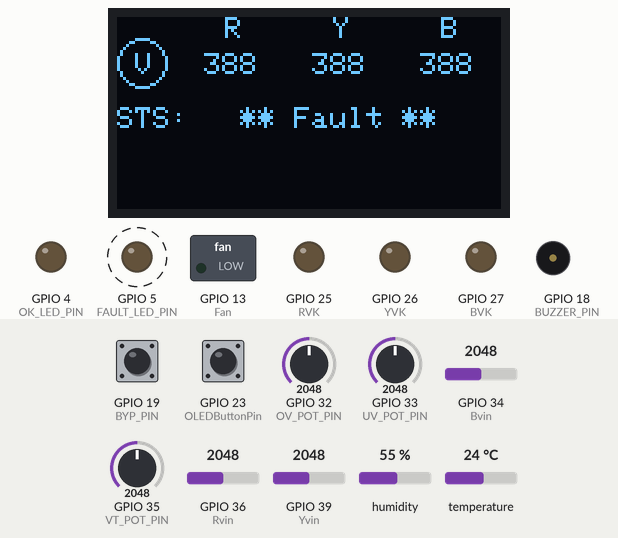
Recording of a sketch running on a simulated ESP32. Parts: 128×64 one-colour display, switched loads named in the sketch (green lamp = pin HIGH), output pins drawn as LEDs (lit = HIGH), buzzer (waves = sounding, pin HIGH). Dashed ring = blinking. Inputs (shaded band) come from the test bench; at power-on: GPIO 23 (OLEDButtonPin) HIGH, GPIO 36 (Rvin) = 2048, temperature 24 °C, GPIO 19 (BYP_PIN) HIGH, GPIO 32 (OV_POT_PIN) = 2048, GPIO 33 (UV_POT_PIN) = 2048, GPIO 34 (Bvin) = 2048, GPIO 35 (VT_POT_PIN) = 2048, GPIO 39 (Yvin) = 2048, humidity 55 %.

Above: at 2.7 s.
2.8 s: GPIO 23 (OLEDButtonPin) pulled LOW for 0.15 s
At 3.32 s:
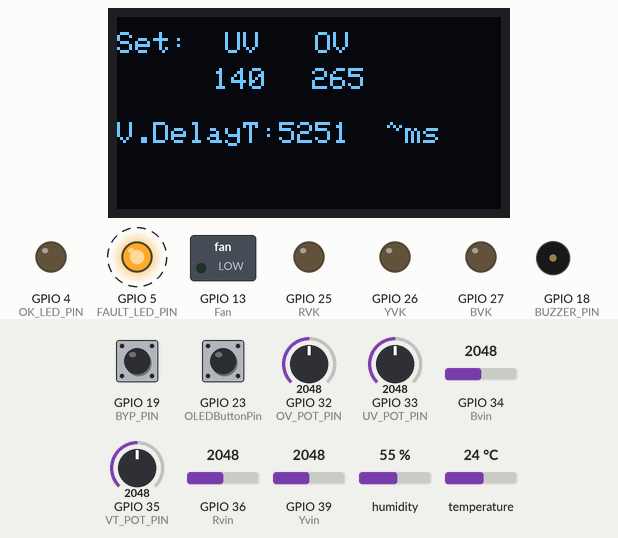
3.5 s: GPIO 36 (Rvin) set to 1451
At 5.34 s:
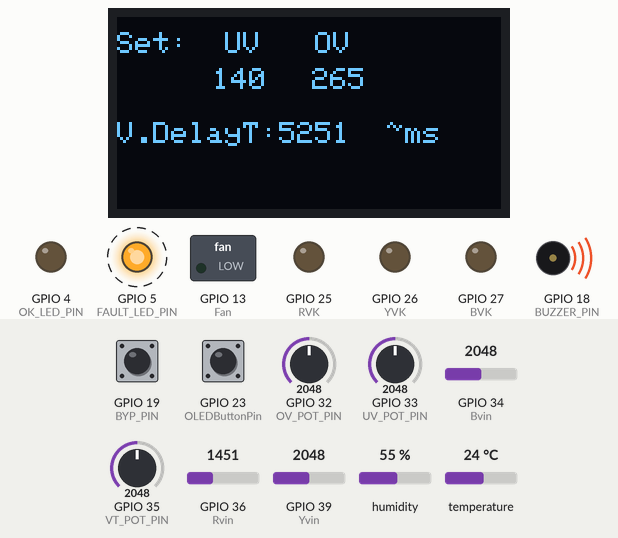
8.1 s: GPIO 36 (Rvin) set to 1329
12.1 s: temperature set to 40.1 °C
14.3 s: temperature set to 41.5 °C
At 17.08 s:
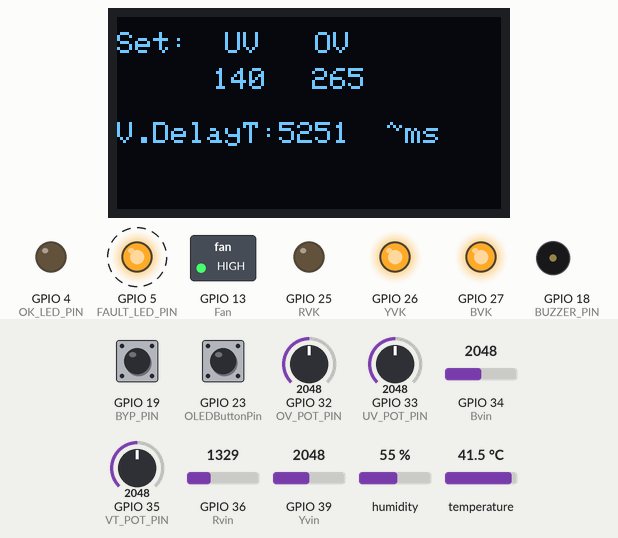
17.1 s: GPIO 23 (OLEDButtonPin) pulled LOW for 1 s
At 18.28 s:
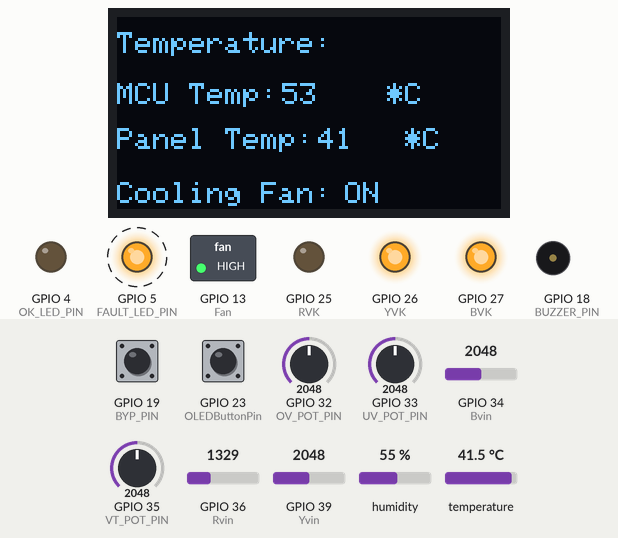
Timing chart, 0 to 21.8 s (numbered marks = the images above; inputs shaded):
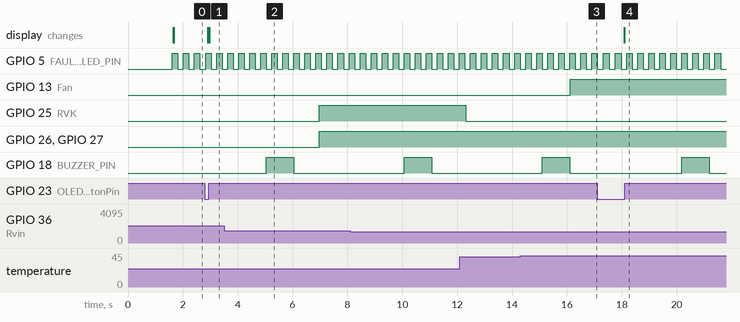

Measured:
- the behaviour switches between 40.9 and 41 °C on temperature (found by bisection; images 2 and 3)
- after the input at 2.8 s, the display: first changes after 0.10 s (image 1 shows a later state)
- after the input at 14.3 s, GPIO 13 (Fan): LOW → HIGH after 1.8 s
- after the input at 17.1 s, the display: changes after 0.98 s (image 4)
- by itself, GPIO 5 (FAULT_LED_PIN): alternates HIGH for 0.20 s and LOW for 0.20 s

The sketch:

Automatic_Phase_Selector_Direct.ino
```cpp
#include <Wire.h>
#include <Adafruit_GFX.h>
#include <Adafruit_SSD1306.h>
#include <DHT.h>

#define SCREEN_WIDTH 128  // OLED display width, in pixels
#define SCREEN_HEIGHT 64  // OLED display height, in pixels
Adafruit_SSD1306 display(SCREEN_WIDTH, SCREEN_HEIGHT, &Wire, -1);

long Sensorloopint = 200;
long Phaseloopint = 100;
unsigned long Sensorloop = 0;
unsigned long R_Loop = 0;
unsigned long Y_Loop = 0;
unsigned long B_Loop = 0;

unsigned long RVK_Ondelay_milli = 0;
unsigned long YVK_Ondelay_milli = 0;
unsigned long BVK_Ondelay_milli = 0;

const int Rvin = 36;
const int Yvin = 39;
const int Bvin = 34;
const int RVK = 25;
const int YVK = 26;
const int BVK = 27;
const int UV_POT_PIN = 33;
const int OV_POT_PIN = 32;
const int VT_POT_PIN = 35;
const int BYP_PIN = 19;
const int KBYP = 15;
const int OK_LED_PIN = 4;
const int FAULT_LED_PIN = 5;
const int BUZZER_PIN = 18;
const int Fan = 13;
const int OLEDButtonPin = 23;
#define DHTPIN 14  // DHT22 sensor pin

bool BYPState = HIGH;
bool KBYPState = LOW;
bool BuzzerState = LOW;

int UnderVolt = 0;
int OverVolt = 0;
int VTD = 0;

int Rvolt = 0;
int Yvolt = 0;
int Bvolt = 0;

unsigned long LastButtonPressTime = 0;
unsigned long DebounceDelay = 50;  // Debounce time in milliseconds
int CurrentPage = 1;

bool faultLedState = false;
unsigned long lastFaultLedToggleTime = 0;
unsigned long lastBuzzerToggleTime = 0;

unsigned long Templooptime = 0;
long Temploopint = 2000;
int MCUTemp;
int temperature;

//ESP Core Temp
#ifdef __cplusplus
extern "C" {
#endif

  uint8_t temprature_sens_read();

#ifdef __cplusplus
}
#endif

uint8_t temprature_sens_read();

#define DHTTYPE DHT22  // DHT22 sensor type
DHT dht(DHTPIN, DHTTYPE);
bool FanState = LOW;

void setup() {
  Serial.begin(115200);
  display.begin(SSD1306_SWITCHCAPVCC, 0x3C);
  dht.begin();

  pinMode(Rvin, INPUT);
  pinMode(Yvin, INPUT);
  pinMode(Bvin, INPUT);
  pinMode(UV_POT_PIN, INPUT);
  pinMode(OV_POT_PIN, INPUT);
  pinMode(VT_POT_PIN, INPUT);
  pinMode(OLEDButtonPin, INPUT_PULLUP);
  pinMode(BYP_PIN, INPUT_PULLUP);
  pinMode(OK_LED_PIN, OUTPUT);
  pinMode(FAULT_LED_PIN, OUTPUT);
  pinMode(BUZZER_PIN, OUTPUT);
  pinMode(Fan, OUTPUT);
  pinMode(RVK, OUTPUT);
  pinMode(YVK, OUTPUT);
  pinMode(BVK, OUTPUT);

  // Clear the buffer
  display.clearDisplay();
  // Display Text
  display.setTextSize(1);
  display.setTextColor(WHITE);
  display.setCursor(0, 28);
  display.println("Hello... Hashva!");
  display.display();
  delay(1500);
  display.clearDisplay();
}
// get maximum reading value R Phase
int Rmax() {
  int maxR = 0;
  for (int R = 0; R < 100; R++) {
    int Rphase = analogRead(Rvin);  // read from analog channel 0 (A0)
    if (maxR < Rphase) maxR = Rphase;
    delayMicroseconds(100);
  }
  return maxR;
}
// get maximum reading value Y Phase
int Ymax() {
  int maxY = 0;
  for (int Y = 0; Y < 100; Y++) {
    int Yphase = analogRead(Yvin);  // read from analog channel 1 (A1)
    if (maxY < Yphase) maxY = Yphase;
    delayMicroseconds(100);
  }
  return maxY;
}
// get maximum reading value B Phase
int Bmax() {
  int maxB = 0;
  for (int B = 0; B < 100; B++) {
    int Bphase = analogRead(Bvin);  // read from analog channel 2 (A2)
    if (maxB < Bphase) maxB = Bphase;
    delayMicroseconds(100);
  }
  return maxB;
}

void loop() {
  unsigned long CurrentTime = millis();

  if (CurrentTime - Sensorloop > Sensorloopint) {
    Sensorloop = CurrentTime;
    //R phase output
    char VoltR[10];
    // get amplitude (maximum - or peak value)
    uint32_t vrout = Rmax();
    // get actual voltage (ADC voltage reference = 1.1V)
    Rvolt = vrout * 1100 / 4095;
    // calculate the RMS value ( = peak/√2 )
    Rvolt /= sqrt(2);

    //Y phase output
    char VoltY[10];
    uint32_t vyout = Ymax();
    Yvolt = vyout * 1100 / 4095;
    Yvolt /= sqrt(2);

    //B phase output
    char VoltB[10];
    uint32_t vbout = Bmax();
    Bvolt = vbout * 1100 / 4095;
    Bvolt /= sqrt(2);

    int UVPOT = analogRead(UV_POT_PIN);
    UnderVolt = map(UVPOT, 0, 4095, 80, 200);  // Map lower threshold potentiometer value to threshold range

    int OVPOT = analogRead(OV_POT_PIN);
    OverVolt = map(OVPOT, 0, 4095, 240, 290);  // Map upper threshold potentiometer value to threshold range

    int VTPOT = analogRead(VT_POT_PIN);
    VTD = map(VTPOT, 0, 4095, 500, 10000);  // Map sum of potentiometer values to interval range

    // Bypass Switch
    if (digitalRead(BYP_PIN) == LOW && BYPState == HIGH) {
      digitalWrite(KBYP, HIGH);
      BYPState = LOW;
      KBYPState = HIGH;
    }
    if (digitalRead(BYP_PIN) == HIGH && BYPState == LOW) {
      digitalWrite(KBYP, LOW);
      BYPState = HIGH;
      KBYPState = LOW;
    }

    //Buzzer, OK LED and Fault LED initiation
    if (Rvolt > UnderVolt && Rvolt < OverVolt && Yvolt > UnderVolt && Yvolt < OverVolt && Bvolt > UnderVolt && Bvolt < OverVolt) {
      BuzzerState = LOW;
    }

    if (Rvolt < UnderVolt || Rvolt > OverVolt || Yvolt < UnderVolt || Yvolt > OverVolt || Bvolt < UnderVolt || Bvolt > OverVolt || isnan(Rvolt) || isnan(Yvolt) || isnan(Bvolt)) {
      BuzzerState = HIGH;
    }

    if (BuzzerState == HIGH) {
      // If BuzzerState is HIGH, turn off OKLED and start blinking FaultLED every 500ms
      digitalWrite(OK_LED_PIN, LOW);
      if (millis() - lastFaultLedToggleTime >= 200) {
        faultLedState = !faultLedState;
        digitalWrite(FAULT_LED_PIN, faultLedState);
        lastFaultLedToggleTime = millis();
      }
      // Turn on Buzzer for 1 second every 5 seconds
      if ((millis() - lastBuzzerToggleTime) % 5000 < 1000) {
        digitalWrite(BUZZER_PIN, HIGH);
      } else {
        digitalWrite(BUZZER_PIN, LOW);
      }
    } else {
      // If BuzzerState is LOW, turn on OKLED and turn off FaultLED and Buzzer
      digitalWrite(OK_LED_PIN, HIGH);
      digitalWrite(FAULT_LED_PIN, LOW);
      digitalWrite(BUZZER_PIN, LOW);
    }

    switch (CurrentPage) {
      case 1:
        displayPage1();
        break;
      case 2:
        displayPage2();
        break;
      case 3:
        displayPage3();
        break;
    }
  }
  // R Phase relays turn on/off
  if (CurrentTime - R_Loop > Phaseloopint) {
    R_Loop = CurrentTime;
    // R-Phase RVK turn on
    if ((Rvolt > OverVolt || Rvolt < UnderVolt) && BYPState == HIGH) {
      if (RVK_Ondelay_milli == 0) {
        RVK_Ondelay_milli = millis();
      }
      if (millis() - RVK_Ondelay_milli >= VTD) {
        digitalWrite(RVK, HIGH);
        RVK_Ondelay_milli = 0;
      }
    }
    // R-Phase RVK turn off
    if ((Rvolt < OverVolt || Rvolt > UnderVolt) || BYPState == LOW) {
      if (RVK_Ondelay_milli == 0) {
        RVK_Ondelay_milli = millis();
      }
      if (millis() - RVK_Ondelay_milli >= VTD) {
        digitalWrite(RVK, LOW);
        RVK_Ondelay_milli = 0;
      }
    }
  }
  // Y Phase
  if (CurrentTime - Y_Loop > Phaseloopint) {
    Y_Loop = CurrentTime;
    // Y-Phase YVK turn on
    if ((Yvolt > OverVolt || Yvolt < UnderVolt) && BYPState == HIGH) {
      if (YVK_Ondelay_milli == 0) {
        YVK_Ondelay_milli = millis();
      }
      if (millis() - YVK_Ondelay_milli >= VTD) {
        digitalWrite(YVK, HIGH);
        YVK_Ondelay_milli = 0;
      }
    }
    // Y-Phase YVK turn off
    if ((Yvolt < OverVolt || Yvolt > UnderVolt) || BYPState == LOW) {
      if (YVK_Ondelay_milli == 0) {
        YVK_Ondelay_milli = millis();
      }
      if (millis() - YVK_Ondelay_milli >= VTD) {
        digitalWrite(YVK, LOW);
        YVK_Ondelay_milli = 0;
      }
    }
  }
  // B Phase
  if (CurrentTime - B_Loop > Phaseloopint) {
    B_Loop = CurrentTime;
    if ((Bvolt > OverVolt || Bvolt < UnderVolt) && BYPState == HIGH) {
      if (BVK_Ondelay_milli == 0) {
        BVK_Ondelay_milli = millis();
      }
      if (millis() - BVK_Ondelay_milli >= VTD) {
        digitalWrite(BVK, HIGH);
        BVK_Ondelay_milli = 0;
      }
    }
    // B-Phase BVK turn off
    if ((Bvolt < OverVolt || Bvolt > UnderVolt) || BYPState == LOW) {
      if (BVK_Ondelay_milli == 0) {
        BVK_Ondelay_milli = millis();
      }
      if (millis() - BVK_Ondelay_milli >= VTD) {
        digitalWrite(BVK, LOW);
        BVK_Ondelay_milli = 0;
      }
    }
  }
  // Panel fan turn on/off
  if (CurrentTime - Templooptime > Temploopint) {
    MCUTemp = (temprature_sens_read() - 32) / 1.8;
    temperature = dht.readTemperature();
    if (isnan(temperature)) {
    } else {
      // Turn fan on or off based on temperature
      if (temperature > 40 || MCUTemp > 60) {
        digitalWrite(Fan, HIGH);
        FanState = HIGH;
      } else {
        digitalWrite(Fan, LOW);
        FanState = LOW;
      }
    }
    Templooptime = CurrentTime;
  }
  // OLED Display page change
  // Check for button press with debounce
  if (digitalRead(OLEDButtonPin) == LOW && CurrentTime - LastButtonPressTime >= DebounceDelay) {
    LastButtonPressTime = CurrentTime;
    // Increment page number and wrap around if needed
    CurrentPage++;
    if (CurrentPage > 3) {
      CurrentPage = 1;
    }
    // Display the current page
    switch (CurrentPage) {
      case 1:
        displayPage1();
        break;
      case 2:
        displayPage2();
        break;
      case 3:
        displayPage3();
        break;
    }
  }
}

void displayPage1() {
  display.clearDisplay();
  display.setTextSize(1);
  display.setTextColor(WHITE);
  display.drawCircle(8, 15, 8, WHITE);
  display.setCursor(6, 12);
  display.println("V");
  display.setCursor(0, 0);
  display.println("      R     Y     B");
  display.setCursor(29, 12);
  display.println(Rvolt);
  display.setCursor(65, 12);
  display.println(Yvolt);
  display.setCursor(101, 12);
  display.println(Bvolt);

  display.setCursor(0, 30);
  display.println("STS:");

  if (BuzzerState == LOW) {
    display.setCursor(35, 30);
    display.println(" --Normal-- ");
    display.display();
  } else {
    display.setCursor(35, 30);
    display.println(" ** Fault ** ");
    display.fillCircle(65, 52, 10, WHITE);
    display.display();
    display.fillCircle(65, 52, 10, BLACK);
    display.display();
  }
}

void displayPage2() {
  display.clearDisplay();
  display.setTextSize(1);
  display.setTextColor(WHITE);
  display.setCursor(0, 5);
  display.println("Temperature:");

  display.setCursor(0, 22);
  display.println("MCU Temp:      *C");
  display.setCursor(55, 22);
  display.println(MCUTemp);

  display.setCursor(0, 37);
  display.println("Panel Temp:     *C");
  display.setCursor(67, 37);
  display.println(temperature);
  display.setCursor(0, 55);
  display.println("Cooling Fan:");

  if (FanState == HIGH) {
    display.setCursor(70, 55);
    display.println(" ON ");
    display.display();
  } else {
    display.setCursor(70, 55);
    display.println(" OFF ");
    display.display();
  }
  display.display();
}

void displayPage3() {
  display.clearDisplay();
  display.setTextSize(1);
  display.setTextColor(WHITE);
  display.setCursor(0, 5);
  display.println("Set:  UV   OV  ");
  display.setCursor(32, 17);
  display.println(UnderVolt);
  display.setCursor(65, 17);
  display.println(OverVolt);
  display.setCursor(0, 35);
  display.println("V.DelayT:  ");
  display.setCursor(54, 35);
  display.println(VTD);
  display.setCursor(90, 35);
  display.println("~ms");
  display.display();
}
```
